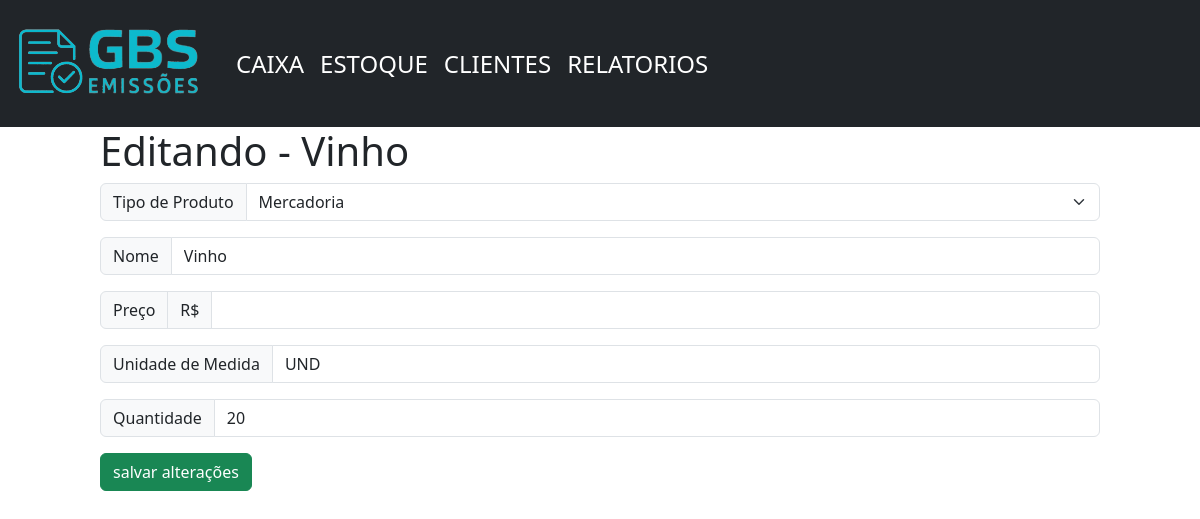
Before: /estoque/edit/18/ with the older database file.
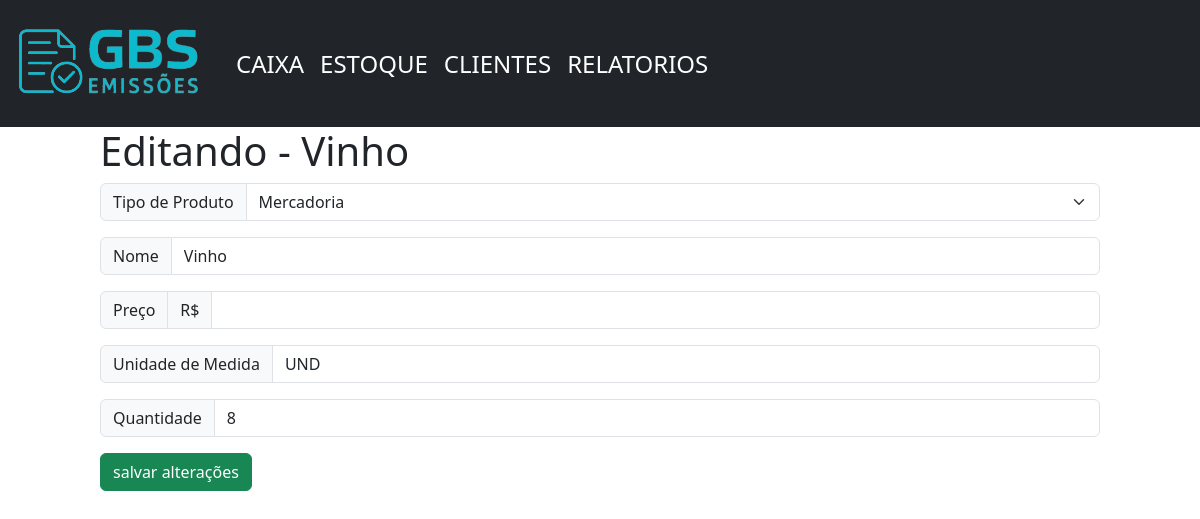
After: the same page with the newer database file.
### home/models.py (models this page shows)
class produtos(models.Model):
    id = models.AutoField(primary_key=True, verbose_name='ID do Produto')
    tipo = models.IntegerField(verbose_name='Tipo do Produto')
    nome = models.CharField(max_length=100, verbose_name='Nome do Produto')
    preco = models.DecimalField(max_digits=10, decimal_places=2, verbose_name='Preco')
    medida = models.CharField(max_length=5, verbose_name='Unidade de Medida')
    quantidade = models.IntegerField(verbose_name='Quantidade em Estoque')
    created_prod = models.DateTimeField(auto_now_add=True, null=True)
    update_prod = models.DateTimeField(auto_now=True)

### home/views.py (the view)
# urls.py: path('estoque/edit/<int:id>/', views.edit_produto, name='edit_produto'),
def edit_produto(request, id):
    prod_edit = get_object_or_404(produtos, id=id)
    form = Prod_Form(instance=prod_edit)
    if(request.method == 'POST'):
        form = Prod_Form(request.POST, instance=prod_edit)
        if(form.is_valid()):
            prod_edit.save()
            return redirect('/estoque')
        else:
            return render(request, 'visual/edit_prod.html', {'form':form, 'prod_edit': prod_edit})
    else:
        return render(request, 'visual/edit_prod.html', {'form':form, 'prod_edit': prod_edit})

### home/forms.py
class Prod_Form(forms.ModelForm):
    class Meta:
        model = produtos
        fields = ('tipo', 'nome', 'preco', 'medida', 'quantidade')

### home/templates/visual/edit_prod.html (shortened to what this page needs)
{% extends 'visual/base.html' %}
{% block conteudo %}
<div class="offset-1 col-10 list-div">
    <h1>Editando - {{prod_edit.nome}}</h1>
    <form method="POST" id="Prod_Form">
        <div class="input-group mb-3">
            <label class="input-group-text" for="Prod_Form">Tipo de Produto</label>
            <select class="form-select" name="tipo" id="select_tipo" form="Prod_Form" aria-selected="true">
                <option value="1">Mercadoria</option>
            </select>
        </div>
        <div class="input-group mb-3">
            <span class="input-group-text" id="inputGroup-sizing-default">Nome</span>
            <input type="text" class="form-control" aria-label="Sizing example input"
                aria-describedby="inputGroup-sizing-default" name="nome" id="nomeProduto" value="{{prod_edit.nome}}">
        </div>
        <div class="input-group mb-3">
            <span class="input-group-text">Preço</span>
            <span class="input-group-text">R$</span>
            <input type="number" name="preco" id="precoProduto" step="0.01" min="0.01" class="form-control"
                aria-label="Real amount (with dot and two decimal places)" value="{{prod_edit.preco}}">
        </div>
        <div class="input-group mb-3">
            <span class="input-group-text" id="inputGroup-sizing-default">Unidade de Medida</span>
            <input type="text" class="form-control" aria-label="Sizing example input"
                aria-describedby="inputGroup-sizing-default" name="medida" id="undProduto" placeholder="UND, CX, KG..."
                value="{{prod_edit.medida}}">
        </div>
        <div class="input-group mb-3">
            <span class="input-group-text">Quantidade</span>
            <input type="number" name="quantidade" id="quantidadeProduto" step="1" min="0" class="form-control"
                aria-label="Quantidade de mercadorias" value="{{prod_edit.quantidade}}">
        </div>
        <input type="submit" class="btn btn-success" value="salvar alterações">
    </form>
</div>
{% endblock %}

Changed rows visible on the page:
changed produtos "Vinho": quantidade "20" → "8"
